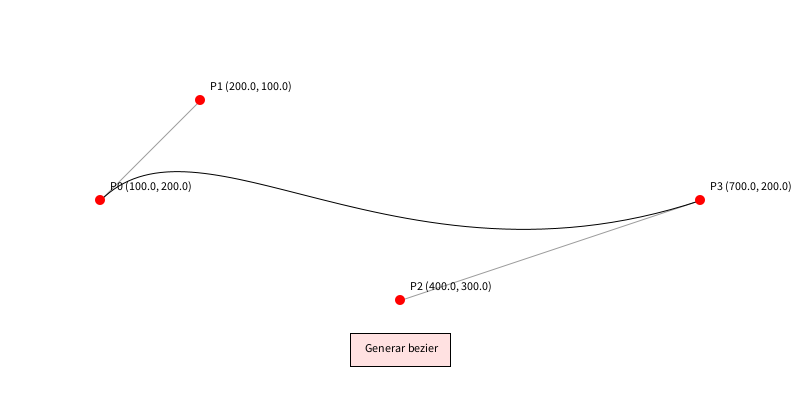
Frame 1 (no input)
Frame 60 (the mouse pressed at the canvas centre just before this capture): identical to frame 1, image omitted
Frame 120 (the mouse held since frame 60 and released just before this capture): identical to frame 1, image omitted

The Processing sketch that drew this single still picture (run headless with seeded random() and noise(); from frame 60 on, the mouse is pressed at the canvas centre):

// Processing sketch: constructorDeBezier
// ── constructorDeBezier.pde
// Parámetros de la curva de Bezier
float x0, y0;  // Punto inicial
float x1, y1;  // Primer punto de control
float x2, y2;  // Segundo punto de control
float x3, y3;  // Punto final
int tamX, tamY; 
float posX, posY, posXtxt,posYtxt;
void setup() {
  
  
  size(800, 400);
  
  // Inicializar los puntos de control en posiciones iniciales
  x0 = 100;
  y0 = height / 2;
  x1 = 200;
  y1 = 100;
  x2 = 400;
  y2 = 300;
  x3 = width - 100;
  y3 = height / 2;
  tamX=100;
  tamY=33;
  posY=height*0.75+tamY;
  posX= width/2-tamX/2;
  posXtxt=posX+tamX/6.7;
  posYtxt=posY+tamY/1.7;
}

void draw() {
  background(255);
  
  // Dibujar la curva de Bezier
  stroke(0);
  noFill();
  bezier(x0, y0, x1, y1, x2, y2, x3, y3);
  
  // Dibujar líneas que conectan los puntos de control con la curva de Bezier
  stroke(0, 100);
  line(x0, y0, x1, y1);
  line(x2, y2, x3, y3);
  
  // Dibujar los puntos de control
  fill(255, 0, 0);
  noStroke();
  ellipse(x0, y0, 10, 10);
  ellipse(x1, y1, 10, 10);
  ellipse(x2, y2, 10, 10);
  ellipse(x3, y3, 10, 10);
  
  // Mostrar las coordenadas de los puntos de control
  fill(0);
  text("P0 (" + x0 + ", " + y0 + ")", x0 + 10, y0 - 10);
  text("P1 (" + x1 + ", " + y1 + ")", x1 + 10, y1 - 10);
  text("P2 (" + x2 + ", " + y2 + ")", x2 + 10, y2 - 10);
  text("P3 (" + x3 + ", " + y3 + ")", x3 + 10, y3 - 10);
  push();
  fill(255,0,0,30);
  stroke(0);
  
  rect(posX,posY,tamX,tamY);
  pop();
  text("Generar bezier",posXtxt,posYtxt);
  
}

void mouseDragged() {
  // Mover los puntos de control con el mouse
  if (dist(mouseX, mouseY, x0, y0) < 10) {
    x0 = mouseX;
    y0 = mouseY;
  } else if (dist(mouseX, mouseY, x1, y1) < 10) {
    x1 = mouseX;
    y1 = mouseY;
  } else if (dist(mouseX, mouseY, x2, y2) < 10) {
    x2 = mouseX;
    y2 = mouseY;
  } else if (dist(mouseX, mouseY, x3, y3) < 10) {
    x3 = mouseX;
    y3 = mouseY;
  }
}

void mouseClicked(){

if(mouseX> posX && mouseX<posX+tamX && mouseY > posY && mouseY< posY+tamY){
  println("BEZIER GENERADO!!! copia y pega en tu sketch:");
  println("bezier("+x0+","+y0+","+x1+","+y2+","+x2+","+y2+","+x3+","+y3+");");
}

}
